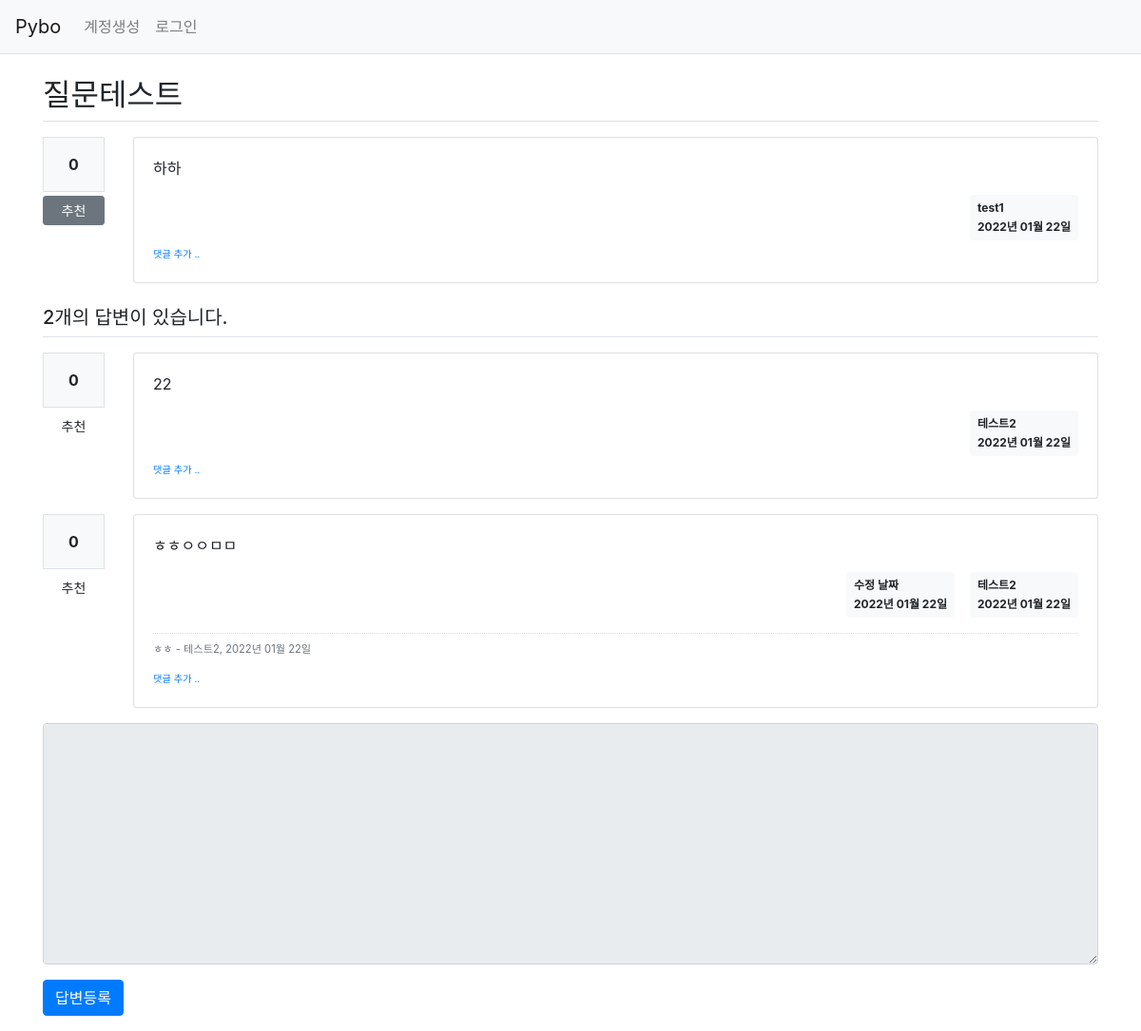
The page /question/detail/304/ on the database its author committed.
### pybo/models.py (models this page shows)
class Question(db.Model):
  id = db.Column(db.Integer, primary_key=True)
  subject = db.Column(db.String(200), nullable=False)
  content = db.Column(db.Text(), nullable=False)
  create_date = db.Column(db.DateTime(), nullable=False)
  user_id = db.Column(db.Integer, db.ForeignKey('user.id', ondelete='CASCADE'), nullable=False)
  user = db.relationship('User', backref=db.backref('question_set'))
  modify_date = db.Column(db.DateTime(), nullable=True)
  voter = db.relationship('User', secondary=question_voter, backref=db.backref('question_voter_set'))

class User(db.Model):
  id = db.Column(db.Integer, primary_key=True)
  username = db.Column(db.String(150), unique=True, nullable=False)
  password = db.Column(db.String(200), nullable=False)
  email = db.Column(db.String(120), unique=True, nullable=False)

class Answer(db.Model):
  id = db.Column(db.Integer, primary_key=True)
  question_id = db.Column(db.Integer, db.ForeignKey('question.id', ondelete='CASCADE'))
  question = db.relationship('Question', backref=db.backref('answer_set'))
  content = db.Column(db.Text(), nullable=False)
  create_date = db.Column(db.DateTime(), nullable=False)
  user_id = db.Column(db.Integer, db.ForeignKey('user.id', ondelete='CASCADE'), nullable=False)
  user = db.relationship('User', backref=db.backref('answer_set'))
  modify_date = db.Column(db.DateTime(), nullable=True)
  voter = db.relationship('User', secondary=answer_voter, backref=db.backref('answer_voter_set'))

class Comment(db.Model):
    id = db.Column(db.Integer, primary_key=True)
    user_id = db.Column(db.Integer, db.ForeignKey('user.id', ondelete='CASCADE'), nullable=False)
    user = db.relationship('User', backref=db.backref('comment_set'))
    content = db.Column(db.Text(), nullable=False)
    create_date = db.Column(db.DateTime(), nullable=False)
    modify_date = db.Column(db.DateTime())
    question_id = db.Column(db.Integer, db.ForeignKey('question.id', ondelete='CASCADE'), nullable=True)
    question = db.relationship('Question', backref=db.backref('comment_set'))
    answer_id = db.Column(db.Integer, db.ForeignKey('answer.id', ondelete='CASCADE'), nullable=True)
    answer = db.relationship('Answer', backref=db.backref('comment_set'))

### pybo/views/question_views.py (the view)
@bp.route('/detail/<int:question_id>/')
def detail(question_id):
    form = AnswerForm()
    question = Question.query.get_or_404(question_id)
    return render_template('question/question_detail.html', question=question, form=form)

### pybo/forms.py
class AnswerForm(FlaskForm):
    content = TextAreaField('내용', validators=[DataRequired('내용을 입력해주세요')])

### pybo/filter.py (called while the page is built)
def format_datetime(value, fmt='%Y년 %m월 %d일'):
    return value.strftime(fmt)

### pybo/views/auth_views.py (called while the page is built)
@bp.before_app_request
def load_logged_in_user():
    user_id = session.get('user_id')
    if user_id is None:
        g.user = None
    else:
        g.user = User.query.get(user_id)

### pybo/templates/question/question_detail.html (shortened to what this page needs)
{% extends 'base.html' %}
{% block content %}
<div class="container my-3">
    <h2 class="border-bottom py-2">{{ question.subject }}</h2>
    <div class="row my-3">
        <div class="col-1">
            <div class="bg-light text-center p-3 border font-weight-bolder mb-1">
                {{ question.voter|length }}
            </div>
            <a
                href="#"
                class="recommend btn btn-sm btn-secondary btn-block my-1"
                data-uri="{{ url_for('vote.question', question_id=question.id) }}"
            >추천
            </a>
        </div>
        <div class="col-11">
            <div class="card">
                <div class="card-body">
                    <div class="card-text">{{ question.content|markdown }}</div>
                    <div class="d-flex justify-content-end">
                        <div class="badge badge-light p-2 text-left">
                            <div class="mb-2">{{ question.user.username }}</div>
                            <div>{{ question.create_date|datetime }}</div>
                        </div>
                    </div>
                    <div>
                        <a
                            href="{{ url_for('comment.create_question', question_id=question.id) }}"
                            class="small"
                        ><small>댓글 추가 ..</small>
                        </a>
                    </div>
                </div>
            </div>
        </div>
    </div>
    <h5 class="border-bottom my-3 py-2">{{ question.answer_set|length }}개의 답변이 있습니다.</h5>
    {% for answer in question.answer_set %}
    <div class="row my-3">
        <div class="col-1">
            <div class="bg-light text-center p-3 border font-weight-bolder mb-1">
                {{ answer.voter|length }}
            </div>
            <a
                href="#"
                class="recommend btn btn-sm btn-secomdary btn-block my-1"
                data-uri="{{ url_for('vote.answer', answer_id=answer.id) }}"
            >추천
            </a>
        </div>
        <div class="col-11">
            <div class="card">
                <div class="card-body">
                    <div class="card-text">{{ answer.content|markdown }}</div>
                    <div class="d-flex justify-content-end">
                        {% if answer.modify_date %}
                        <div class="badge badge-light p-2 text-left mx-3">
                            <div class="mb-2">수정 날짜</div>
                            <div>{{ answer.create_date|datetime }}</div>
                        </div>
                        {% endif %}
                        <div class="badge badge-light p-2 text-left">
                            <div class="mb-2">{{ answer.user.username }}</div>
                            <div>{{ answer.create_date|datetime }}</div>
                        </div>
                    </div>
                    {% if answer.comment_set|length > 0 %}
                    <div class="mt-3">
                        {% for comment in answer.comment_set %}
                        <div class="comment py-2 text-muted">
                            <span style="white-space: pre-line;">{{ comment.content }}</span>
                            <span>
                                - {{ comment.user.username }}, {{ comment.create_date|datetime }}
                            </span>
                        </div>
                        {% endfor %}
                    </div>
                    {% endif %}
                    <div>
                        <a href="{{ url_for('comment.create_answer', answer_id=answer.id) }}"
                           class="small"><small>댓글 추가 ..</small></a>
                    </div>
                </div>
            </div>
        </div>
    </div>
    {% endfor %}
    <form action="{{ url_for('answer.create', question_id=question.id) }}" method="post" class="my-3">
        <div class="form-group">
            <textarea {% if not g.user %}disabled{% endif %} name="content" id="content" class="form-control" rows="10"></textarea>
        </div>
        <input type="submit" value="답변등록" class="btn btn-primary">
    </form>
</div>
{% endblock %}

### pybo/static/style.css (style rules this page uses)
.comment { border-top:dotted 1px #ddd; font-size:0.7em; }

### rows shown on the page
Question: subject "질문테스트", content "하하", create_date "2022년 01월 22일"
User: user.username "test1"
Answer: voter|length "0", content "22", user.username "테스트2", create_date "2022년 01월 22일"
Answer: voter|length "0", content "ㅎㅎㅇㅇㅁㅁ", create_date "2022년 01월 22일", user.username "테스트2"
Comment: content "ㅎㅎ", user.username "테스트2", create_date "2022년 01월 22일"

### other values the page prints
{{ question.voter|length }} "0"
{{ question.answer_set|length }} "2"
